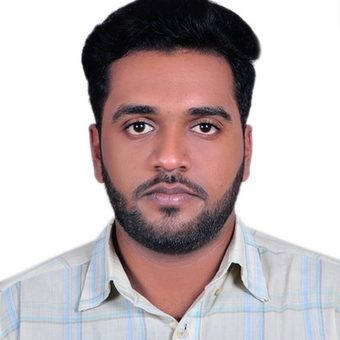
#> input picture Team Image/abdullah.jpg.jpeg, 340 x 340 px; its folder holds only this picture in this run
$ python process_images.py
#> lines starting #> are read from the running program, lines starting #| are printed output that depends on the picture
import os
from PIL import Image, ImageEnhance
import glob

# Paths
source_dir = os.path.join(os.path.dirname(__file__), 'Team Image')
target_dir = os.path.join(
    os.path.dirname(__file__),
    'static',
    'images',
    'team')

os.makedirs(target_dir, exist_ok=True)

# List all jpeg/jpg images
image_files = glob.glob(os.path.join(source_dir, '*.*'))

TARGET_SIZE = (800, 1000)  # 4:5 aspect ratio


def process_image(filepath):
#> called with filepath = 'Team Image/abdullah.jpg.jpeg'
    try:
        filename = os.path.basename(filepath)
        name, _ = os.path.splitext(filename)
        # Handle cases like name.jpg.jpeg
        name = name.replace('.jpg', '')

        target_path = os.path.join(target_dir, f"{name}.webp")

        with Image.open(filepath) as img:
            # Convert to RGB if needed
#> img is the input picture: PIL image 340x340 RGB; mean R, G, B 193.4, 180.7, 182.3
            if img.mode != 'RGB':
                img = img.convert('RGB')

            # Crop to aspect ratio (center crop)
            target_aspect = TARGET_SIZE[0] / TARGET_SIZE[1]
            img_aspect = img.width / img.height
#> img_aspect = 1

            if img_aspect > target_aspect:
                # Image is too wide
                new_width = int(target_aspect * img.height)
#> new_width = 272
                left = (img.width - new_width) // 2
#> left = 34
                img = img.crop((left, 0, left + new_width, img.height))
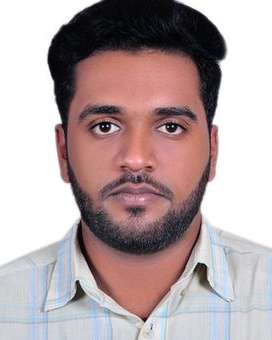
#> img: PIL image 272x340 RGB; mean R, G, B 181.1, 165, 166.3
            elif img_aspect < target_aspect:
                # Image is too tall
                new_height = int(img.width / target_aspect)
                top = (img.height - new_height) // 2
                img = img.crop((0, top, img.width, top + new_height))

            # Resize
            img = img.resize(TARGET_SIZE, Image.Resampling.LANCZOS)
#> img: PIL image 800x1000 RGB

            # Enhance
            # 1. Contrast
            enhancer = ImageEnhance.Contrast(img)
            img = enhancer.enhance(1.05)  # slight boost
            # 2. Color
            enhancer = ImageEnhance.Color(img)
            img = enhancer.enhance(1.1)  # slight saturation boost
            # 3. Sharpness
            enhancer = ImageEnhance.Sharpness(img)
            img = enhancer.enhance(1.2)  # crisp professional look

            # Save as WebP
            img.save(target_path, 'WEBP', quality=85)
            print(f"Processed: {name} -> {target_path}")

    except Exception as e:
        print(f"Error processing {filepath}: {e}")


for filepath in image_files:
    process_image(filepath)

print("Team image processing complete.")

$ run again, on Team Image/nabid.jpg.jpeg
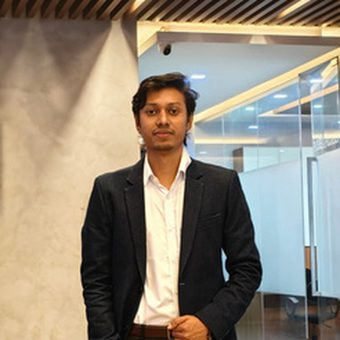
#> input picture Team Image/nabid.jpg.jpeg, 340 x 340 px
#> in process_image, img is the input picture: PIL image 340x340 RGB; mean R, G, B 147.8, 138.4, 123
#> in process_image, `img = img.crop((left, 0, left + new_width, img.height))`:
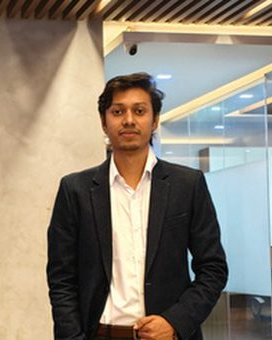
#> img: PIL image 272x340 RGB; mean R, G, B 142.4, 132.9, 118.1

$ run again, on Team Image/nurul.jpg.jpeg
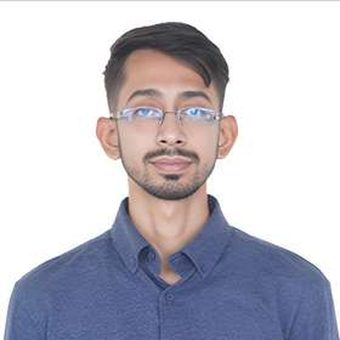
#> input picture Team Image/nurul.jpg.jpeg, 340 x 340 px
#> in process_image, img is the input picture: PIL image 340x340 RGB; mean R, G, B 192.3, 190.6, 200.1
#> in process_image, `img = img.crop((left, 0, left + new_width, img.height))`:
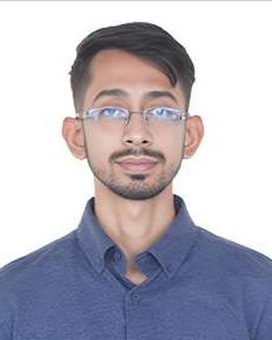
#> img: PIL image 272x340 RGB; mean R, G, B 182.8, 180.1, 190.5

$ run again, on Team Image/rifat.jpg.jpeg
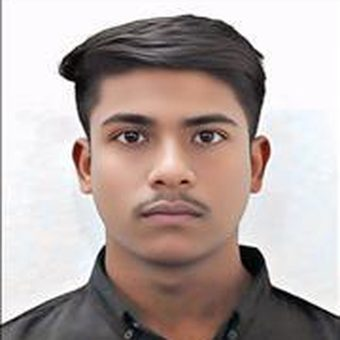
#> input picture Team Image/rifat.jpg.jpeg, 340 x 340 px
#> in process_image, img is the input picture: PIL image 340x340 RGB; mean R, G, B 180.7, 167.1, 163.7
#> in process_image, `img = img.crop((left, 0, left + new_width, img.height))`:
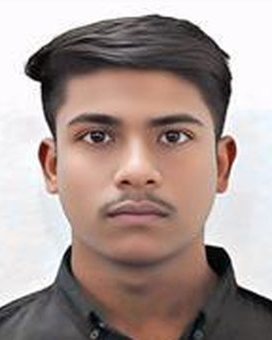
#> img: PIL image 272x340 RGB; mean R, G, B 168.8, 151.7, 146.9

$ run again, on Team Image/afia.jpg.jpeg
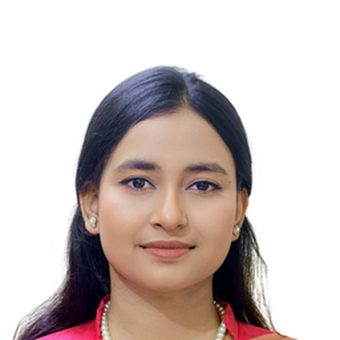
#> input picture Team Image/afia.jpg.jpeg, 340 x 340 px
#> in process_image, img is the input picture: PIL image 340x340 RGB; mean R, G, B 205.3, 193.3, 190.7
#> in process_image, `img = img.crop((left, 0, left + new_width, img.height))`:
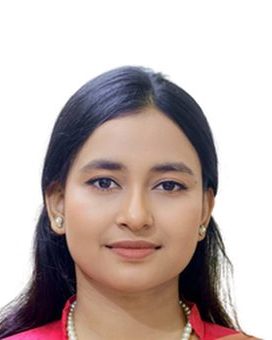
#> img: PIL image 272x340 RGB; mean R, G, B 193.3, 178.4, 175.1
